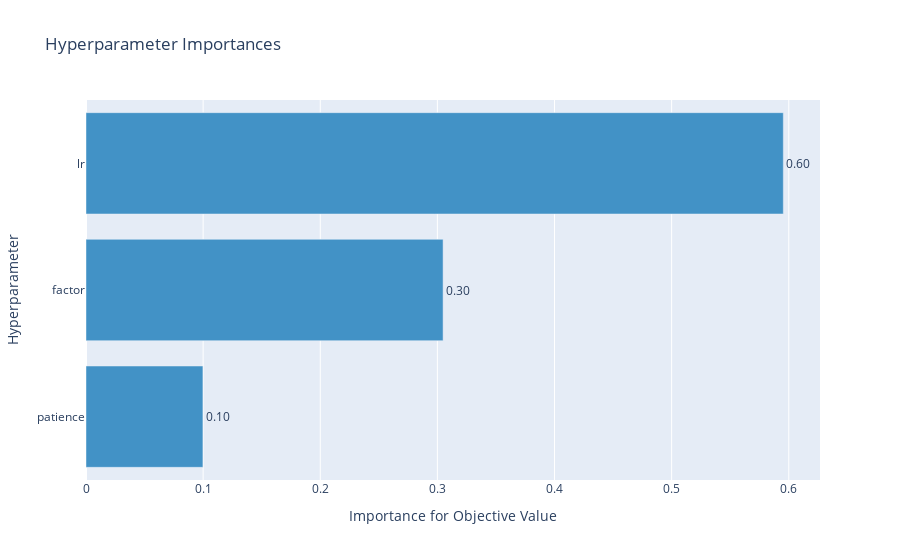

The notebook cell saved with this chart:
### Code cell
vis.plot_param_importances(study)

### Figure 1 — Plotly figure (JSON) as saved in the notebook; plotly's stock layout.template omitted (floating-point values rounded to 4 significant figures)
{"data": [{"cliponaxis": false, "hovertemplate": ["patience (IntUniformDistribution): 0.09981505242186497<extra></extra>", "factor (LogUniformDistribution): 0.3048605832395033<extra></extra>", "lr (LogUniformDistribution): 0.5953243643386317<extra></extra>"], "marker": {"color": "rgb(66,146,198)"}, "orientation": "h", "text": ["0.09981505242186497", "0.3048605832395033", "0.5953243643386317"], "textposition": "outside", "texttemplate": "%{text:.2f}", "type": "bar", "x": [0.09982, 0.3049, 0.5953], "y": ["patience", "factor", "lr"]}], "layout": {"showlegend": false, "title": {"text": "Hyperparameter Importances"}, "xaxis": {"title": {"text": "Importance for Objective Value"}}, "yaxis": {"title": {"text": "Hyperparameter"}}}}
